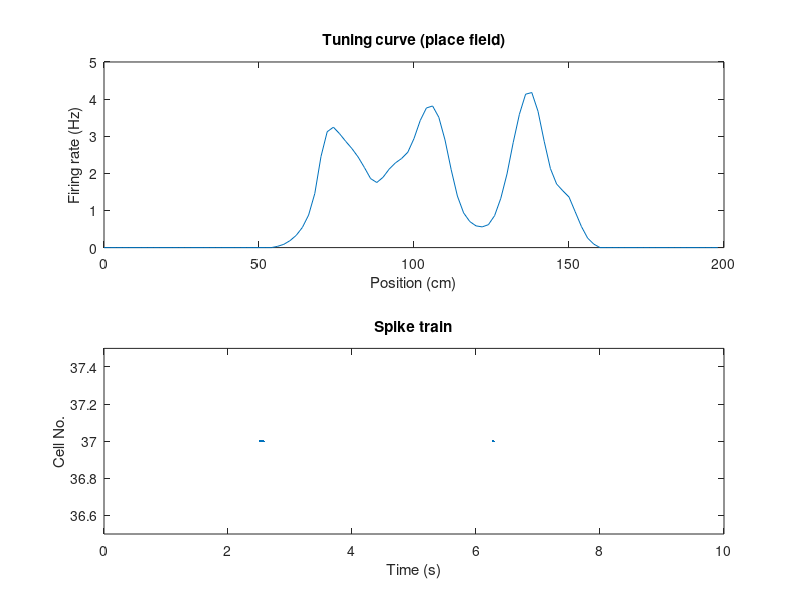
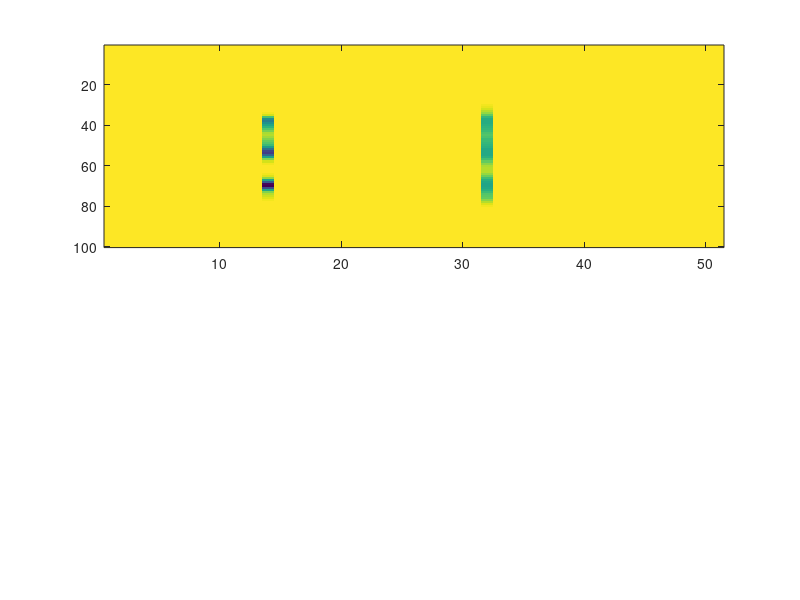

Write the MATLAB code that produced these figures, in order. (Note: this script raises an error after producing the figures.)
clc
clear all
close all;
%%
% load data
load('PlaceCells_demo_data.mat')
tBinSz_sm = 200; % decoding window tau, 200ms
fx_placefield = fx_placefield+ (eps.^8); %f(x), Add a small number so there are no zeros
maxcellnum = length(fx_placefield(1,:)); % total number of cells, N
timevec = 0:tBinSz_sm/1000:max(truex_position(:,1));% time vector
%%
% let's start with just one cell
cellnum = 1; % number of cells, N
cellID = randi(maxcellnum,cellnum); %randomly pick one cell
fx_thiscell = fx_placefield(:,cellID); %tuning curve of this cell
y_thiscell = y_spiketrain(find(y_spiketrain(:,1) == cellID),:);% spike train of this cell
expecSpk = fx_thiscell.*tBinSz_sm./1000; %Expected number of spikes per bin,i.e. tau*f(x)

%%
% let's what the cell response looks like
figure,
subplot(211)
plot(x_position, fx_thiscell)
xlabel('Position (cm)')
ylabel('Firing rate (Hz)')
title('Tuning curve (place field)')
subplot(212)
running_ID = find(y_thiscell(:,1)>0);
plot(y_thiscell(running_ID,2),y_thiscell(running_ID,1),'.')
xlim([0,max(timevec)])
ylim([cellID-0.5,cellID+0.5])
xlabel('Time (s)')
ylabel('Cell No.')
title('Spike train')
%%
% let's do bin-by-bin decoding using the spike train from the cell
pMat_all = [];% to save the posterior probablity matrix
currentpos_all = [];% to save the current positions

% time bin loop
for i = 1:length(timevec)
    bin = timevec(i);% current time
    [~,avglindist_bin] = min(abs(truex_position(:,1) - bin));% current position ID
    avglindist = truex_position(avglindist_bin(1),2);% current position
    currentpos_all = [currentpos_all,avglindist];% save current postion

    spikebins = y_thiscell(find(y_thiscell >= (bin - tBinSz_sm/2000) & y_thiscell <= (bin + tBinSz_sm/2000))); % spikes in the current bin
    spikecount = length(spikebins); % spike count
    if (spikecount > 0) % decode the bin that has spikes
        nPBin = size(fx_thiscell); % N position bin
        wrking = fx_thiscell .^ spikecount; %f(x)^y
        expon = exp(-expecSpk); %e^-(tau*f(x))
        pMat = wrking.*expon; %f(x)^y * e^-(tau*f(x))
        pMat(isnan(pMat)) = 0; % set empty bins to zero
        pMat = pMat./sum(pMat);% C(x), normalization to make sure sum(p(x|y))=1
        %hence, pMat is the posterior probability matrix p(x|y) = C*prod(f(x)^y) * e^-sum(tau*f(x))
    else
        pMat = zeros(size(fx_thiscell));
    end
    pMat_all = [pMat_all,pMat];% pMat is the decoding result for each bin, and pooled into pMat_all
end
%%
% visualization of the decoding result
figure,
subplot(211)
imagesc(-1.*pMat_all) %reverse the axis
ax = gca;
ax.YDir = 'normal';
hold on
colormap(gray)
plot(currentpos_all/2,':','color','cyan','linewidth',2)
caxis([-0.3,0])%probability 0-0.3
axis off
title('Decoding result')
subplot(212)
running_ID = find(y_thiscell(:,1)>0);
plot(y_thiscell(running_ID,2),y_thiscell(running_ID,1),'.')
xlim([0,max(timevec)])
ylim([cellID-0.5,cellID+0.5])
xlabel('Time (s)')
ylabel('Cell No.')
title('Spike train')
%%
% visualization of the decoding error
[~,estimated_posID] = max(pMat_all);
estimated_pos = x_position(estimated_posID)';
decode_error = abs(estimated_pos-currentpos_all);
figure,
counts = hist(decode_error,0:0.5:200);
plot(0:0.5:200,cumsum(counts)./sum(counts),'k','linewidth',2) % cumulative histogram
hold on
plot(median(decode_error),0.5,'r.','markersize',40) % median decoding error
hold off
xlabel('Decoding error (cm)')
ylabel('Cumulative fraction')
title(['Decoding error, median = ',num2str(round(median(decode_error)*100)/100),'cm'])
